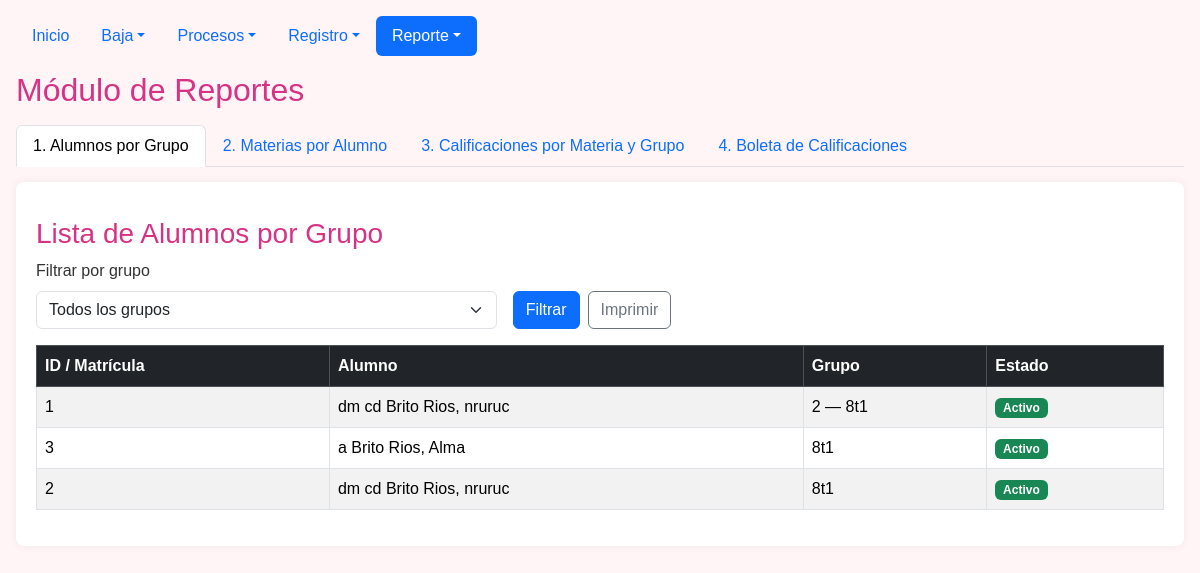
The app's page /Escuela/reportes/rep_general.php with its own data.
### tables this page shows
CREATE TABLE `alumnos` (
  `id_alumno` int(11) NOT NULL,
  `nombre` varchar(50) NOT NULL,
  `apaterno` varchar(50) NOT NULL,
  `amaterno` varchar(50) DEFAULT NULL,
  `dom` varchar(100) DEFAULT NULL,
  `mail` varchar(100) DEFAULT NULL,
  `tel` varchar(20) DEFAULT NULL,
  `id_grupo` varchar(50) DEFAULT NULL,
  `estatus` int(11) DEFAULT 1
);

### Escuela/reportes/rep_general.php (the view, shortened to what this page needs)
<?php
$servidor = "localhost";
$usuario  = "root";
$clave    = "";
$base     = "escuela";
$conexion = mysqli_connect($servidor, $usuario, $clave, $base);
mysqli_set_charset($conexion, "utf8mb4");
function obtener_esquema_rep($conexion, $tabla) {
    $cols = [];
    $pk = null;
    $res = mysqli_query($conexion, "SHOW COLUMNS FROM `{$tabla}`");
    if ($res) {
        while ($row = mysqli_fetch_assoc($res)) {
            $cols[] = $row["Field"];
            if ($row["Key"] === "PRI" && $pk === null) {
                $pk = $row["Field"];
            }
        }
    }
    return ["cols" => $cols, "pk" => $pk];
}
function primera_coincidencia($cols, $candidatos, $default = null) {
    foreach ($candidatos as $c) {
        if (in_array($c, $cols, true)) {
            return $c;
        }
    }
    return $default;
}
$esq_alumnos  = obtener_esquema_rep($conexion, "alumnos");
$esq_grupos   = obtener_esquema_rep($conexion, "grupos");
$pk_alu = primera_coincidencia($esq_alumnos["cols"], ["id_alumno", "id", "matricula"], "id_alumno");
$col_grp_alu = primera_coincidencia($esq_alumnos["cols"], ["id_grupo", "grupo", "id_grp"], "id_grupo");
$tiene_estatus_alu = in_array("estatus", $esq_alumnos["cols"], true);
$pk_grp = primera_coincidencia($esq_grupos["cols"], ["id_grupo", "id", "clave"], "id_grupo");
$col_nom_grp = primera_coincidencia($esq_grupos["cols"], ["nombre", "grupo", "clave", "descripcion"], $pk_grp);
$rep_activa     = isset($_GET["rep"]) ? $_GET["rep"] : "grp_alumnos";
$rows_alu_grupo = [];
$sql_ag = "
    SELECT a.*, g.`{$col_nom_grp}` AS nombre_grupo
    FROM alumnos a
    LEFT JOIN grupos g ON a.`{$col_grp_alu}` = g.`{$pk_grp}`
    WHERE 1=1
";
$sql_ag .= " ORDER BY a.`{$col_grp_alu}` ASC" . (in_array("apaterno", $esq_alumnos["cols"], true) ? ", a.apaterno, a.amaterno, a.nombre" : "");
$res_ag = mysqli_query($conexion, $sql_ag);
if ($res_ag) {
    while ($r = mysqli_fetch_assoc($res_ag)) {
        $rows_alu_grupo[] = $r;
    }
}
?>
<!DOCTYPE html>
<html lang="es">
<head>
    <link href="https://cdn.jsdelivr.net/npm/bootstrap@5.3.8/dist/css/bootstrap.min.css" rel="stylesheet" />
</head>
<body class="p-3 m-0">
    <div class="no-print">
        <ul class="nav nav-pills">
            <li class="nav-item">
                <a class="nav-link" href="../index.php">Inicio</a>
            </li>
            <li class="nav-item dropdown">
                <a class="nav-link dropdown-toggle" data-bs-toggle="dropdown" href="#" role="button" aria-expanded="false">Baja</a>
            </li>
            <li class="nav-item dropdown">
                <a class="nav-link dropdown-toggle" data-bs-toggle="dropdown" href="#" role="button" aria-expanded="false">Procesos</a>
            </li>
            <li class="nav-item dropdown">
                <a class="nav-link dropdown-toggle" data-bs-toggle="dropdown" href="#" role="button" aria-expanded="false">Registro</a>
            </li>
            <li class="nav-item dropdown">
                <a class="nav-link dropdown-toggle active" data-bs-toggle="dropdown" href="#" role="button" aria-expanded="false">Reporte</a>
            </li>
        </ul>
    </div>
    <h2>Módulo de Reportes</h2>
    <ul class="nav nav-tabs mt-3 no-print">
        <li class="nav-item">
            <a class="nav-link <?= $rep_activa === 'grp_alumnos' ? 'active' : '' ?>" href="?rep=grp_alumnos">
                1. Alumnos por Grupo
            </a>
        </li>
        <li class="nav-item">
            <a class="nav-link <?= $rep_activa === 'mat_alumno' ? 'active' : '' ?>" href="?rep=mat_alumno">
                2. Materias por Alumno
            </a>
        </li>
        <li class="nav-item">
            <a class="nav-link <?= $rep_activa === 'cal_mg' ? 'active' : '' ?>" href="?rep=cal_mg">
                3. Calificaciones por Materia y Grupo
            </a>
        </li>
        <li class="nav-item">
            <a class="nav-link <?= $rep_activa === 'boleta' ? 'active' : '' ?>" href="?rep=boleta">
                4. Boleta de Calificaciones
            </a>
        </li>
    </ul>
    <div class="rep-card">
        <?php if ($rep_activa === 'grp_alumnos'): ?>
            <h3>Lista de Alumnos por Grupo</h3>
            <form method="GET" action="rep_general.php" class="row g-3 mb-3 no-print">
                <div class="col-md-5">
                    <label for="fg" class="form-label">Filtrar por grupo</label>
                    <select name="id_grupo" id="fg" class="form-select">
                        <option value="">Todos los grupos</option>
                    </select>
                </div>
                <div class="col-md-4 d-flex align-items-end gap-2">
                    <button type="submit" class="btn btn-primary">Filtrar</button>
                    <button type="button" class="btn btn-outline-secondary" onclick="window.print()">Imprimir</button>
                </div>
            </form>
            <table class="table table-bordered table-striped">
                <thead class="table-dark">
                    <tr>
                        <th>ID / Matrícula</th>
                        <th>Alumno</th>
                        <th>Grupo</th>
                        <?php if ($tiene_estatus_alu): ?><th>Estado</th><?php endif; ?>
                    </tr>
                </thead>
                <tbody>
                    <?php if (count($rows_alu_grupo) > 0): ?>
                        <?php foreach ($rows_alu_grupo as $r): ?>
                            <?php
                            $nomA = trim(($r["apaterno"] ?? "") . " " . ($r["amaterno"] ?? "") . ", " . ($r["nombre"] ?? ""));
                            $grpTxt = ($r[$col_grp_alu] ?? "") . (!empty($r["nombre_grupo"]) ? " — " . $r["nombre_grupo"] : "");
                            ?>
                            <tr>
                                <td><?= htmlspecialchars((string)($r[$pk_alu] ?? ""), ENT_QUOTES, 'UTF-8') ?></td>
                                <td><?= htmlspecialchars($nomA, ENT_QUOTES, 'UTF-8') ?></td>
                                <td><?= htmlspecialchars($grpTxt !== "" ? $grpTxt : "Sin grupo", ENT_QUOTES, 'UTF-8') ?></td>
                                <?php if ($tiene_estatus_alu): ?>
                                    <td><?= ((int)$r["estatus"] === 1) ? '<span class="badge bg-success">Activo</span>' : '<span class="badge bg-secondary">Baja</span>' ?></td>
                                <?php endif; ?>
                            </tr>
                        <?php endforeach; ?>
                    <?php else: ?>
                        <tr><td colspan="<?= $tiene_estatus_alu ? 4 : 3 ?>" class="text-center text-muted">No hay alumnos para este filtro.</td></tr>
                    <?php endif; ?>
                </tbody>
            </table>
        <?php endif; ?>
    </div>
</body>
</html>

### Escuela/reportes/rep_general.php (style rules this page uses)
body { font-family: Arial, sans-serif; margin: 20px; background: #fff5f7; color: #333; }
h2, h3 { color: #d63384; margin-top: 15px; }
.rep-card { background: #fff; padding: 20px; border-radius: 8px; box-shadow: 0 0 10px rgba(0,0,0,0.06); margin-top: 15px; }

### records on screen
alumnos: pk_alu "1", nomA "dm cd Brito Rios, nruruc", grpTxt "2 — 8t1", estatus "Activo"
alumnos: pk_alu "3", nomA "a Brito Rios, Alma", grpTxt "8t1", estatus "Activo"
alumnos: pk_alu "2", nomA "dm cd Brito Rios, nruruc", grpTxt "8t1", estatus "Activo"
